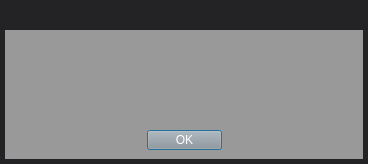
<?xml version="1.0" encoding="UTF-8"?>
<ui version="4.0">
 <class>AboutUI</class>
 <widget class="QDialog" name="AboutUI">
  <property name="geometry">
   <rect>
    <x>0</x>
    <y>0</y>
    <width>368</width>
    <height>164</height>
   </rect>
  </property>
  <property name="windowTitle">
   <string>ButelLive</string>
  </property>
  <property name="styleSheet">
   <string notr="true">background-color: rgba(35, 35, 37,255);
border-image: url(:/images/xxx_bg.png);</string>
  </property>
  <layout class="QGridLayout" name="gridLayout_2">
   <property name="leftMargin">
    <number>5</number>
   </property>
   <property name="topMargin">
    <number>0</number>
   </property>
   <property name="rightMargin">
    <number>5</number>
   </property>
   <property name="bottomMargin">
    <number>5</number>
   </property>
   <property name="verticalSpacing">
    <number>0</number>
   </property>
   <item row="1" column="0">
    <widget class="QWidget" name="widget" native="true">
     <property name="styleSheet">
      <string notr="true">background-color: rgb(153, 153, 153);</string>
     </property>
     <layout class="QGridLayout" name="gridLayout">
      <item row="1" column="0">
       <layout class="QHBoxLayout" name="horizontalLayout">
        <item>
         <spacer name="horizontalSpacer">
          <property name="orientation">
           <enum>Qt::Horizontal</enum>
          </property>
          <property name="sizeHint" stdset="0">
           <size>
            <width>40</width>
            <height>20</height>
           </size>
          </property>
         </spacer>
        </item>
        <item>
         <widget class="QPushButton" name="m_pBtnOk">
          <property name="minimumSize">
           <size>
            <width>75</width>
            <height>20</height>
           </size>
          </property>
          <property name="maximumSize">
           <size>
            <width>75</width>
            <height>20</height>
           </size>
          </property>
          <property name="styleSheet">
           <string notr="true">color: rgb(255, 255, 255);
border-image: url(:/images/btn_back.png);</string>
          </property>
          <property name="text">
           <string>OK</string>
          </property>
         </widget>
        </item>
        <item>
         <spacer name="horizontalSpacer_2">
          <property name="orientation">
           <enum>Qt::Horizontal</enum>
          </property>
          <property name="sizeHint" stdset="0">
           <size>
            <width>40</width>
            <height>20</height>
           </size>
          </property>
         </spacer>
        </item>
       </layout>
      </item>
      <item row="0" column="0">
       <layout class="QHBoxLayout" name="horizontalLayout_2">
        <item>
         <widget class="QLabel" name="m_pLbVersion">
          <property name="sizePolicy">
           <sizepolicy hsizetype="MinimumExpanding" vsizetype="Preferred">
            <horstretch>0</horstretch>
            <verstretch>0</verstretch>
           </sizepolicy>
          </property>
          <property name="styleSheet">
           <string notr="true">color: rgb(255, 255, 255);
font: 75 11pt &quot;微软雅黑&quot;;</string>
          </property>
          <property name="text">
           <string/>
          </property>
         </widget>
        </item>
       </layout>
      </item>
     </layout>
    </widget>
   </item>
   <item row="0" column="0">
    <widget class="TitleBar" name="m_pTitleLbl" native="true">
     <property name="sizePolicy">
      <sizepolicy hsizetype="Preferred" vsizetype="Maximum">
       <horstretch>0</horstretch>
       <verstretch>0</verstretch>
      </sizepolicy>
     </property>
     <property name="minimumSize">
      <size>
       <width>0</width>
       <height>30</height>
      </size>
     </property>
     <property name="maximumSize">
      <size>
       <width>16777215</width>
       <height>30</height>
      </size>
     </property>
    </widget>
   </item>
  </layout>
 </widget>
 <customwidgets>
  <customwidget>
   <class>TitleBar</class>
   <extends>QWidget</extends>
   <header location="global">titlebar.h</header>
   <container>1</container>
  </customwidget>
 </customwidgets>
 <resources/>
 <connections/>
</ui>
